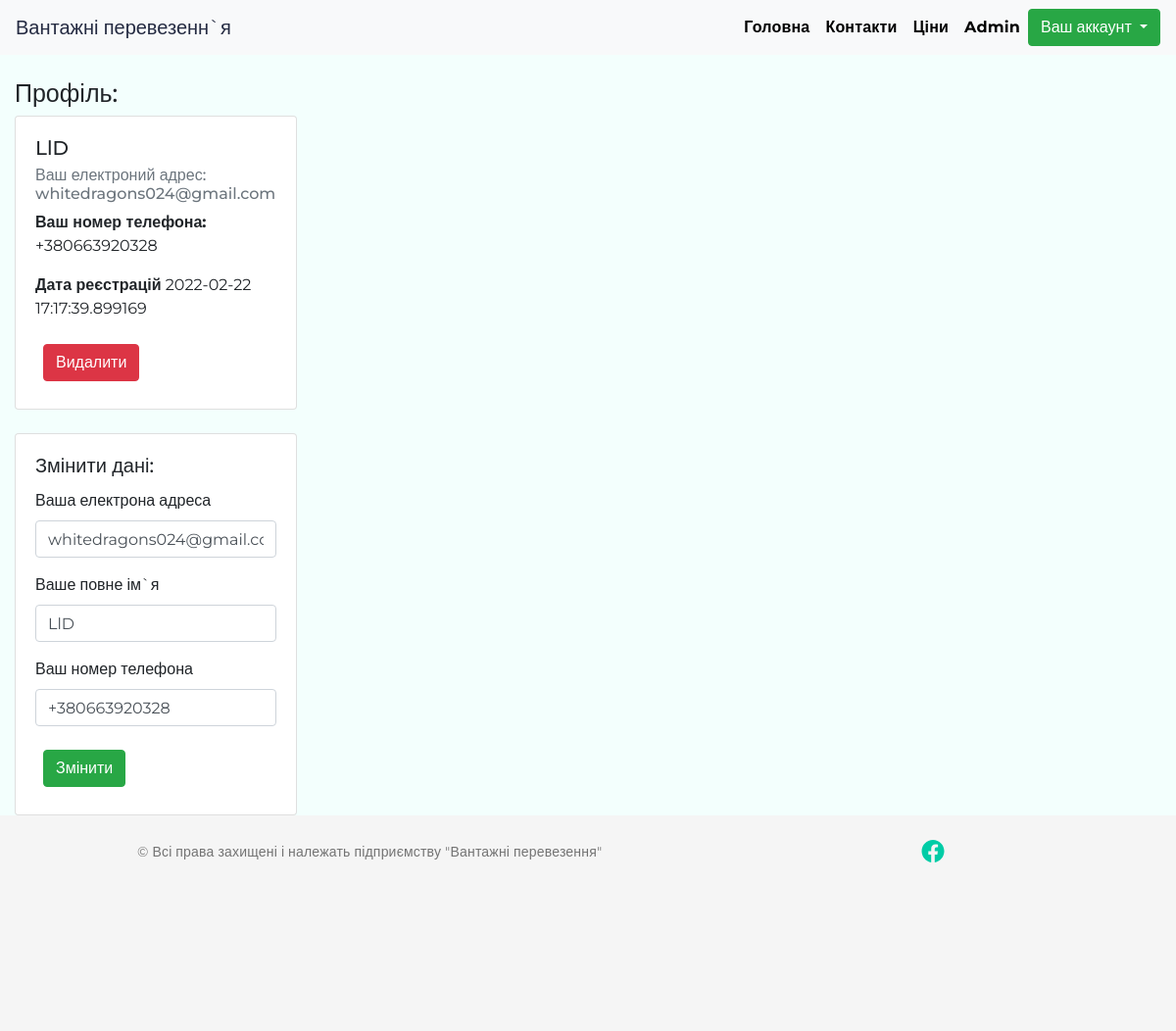
The page /dashboard (signed in) on the database as committed earlier.
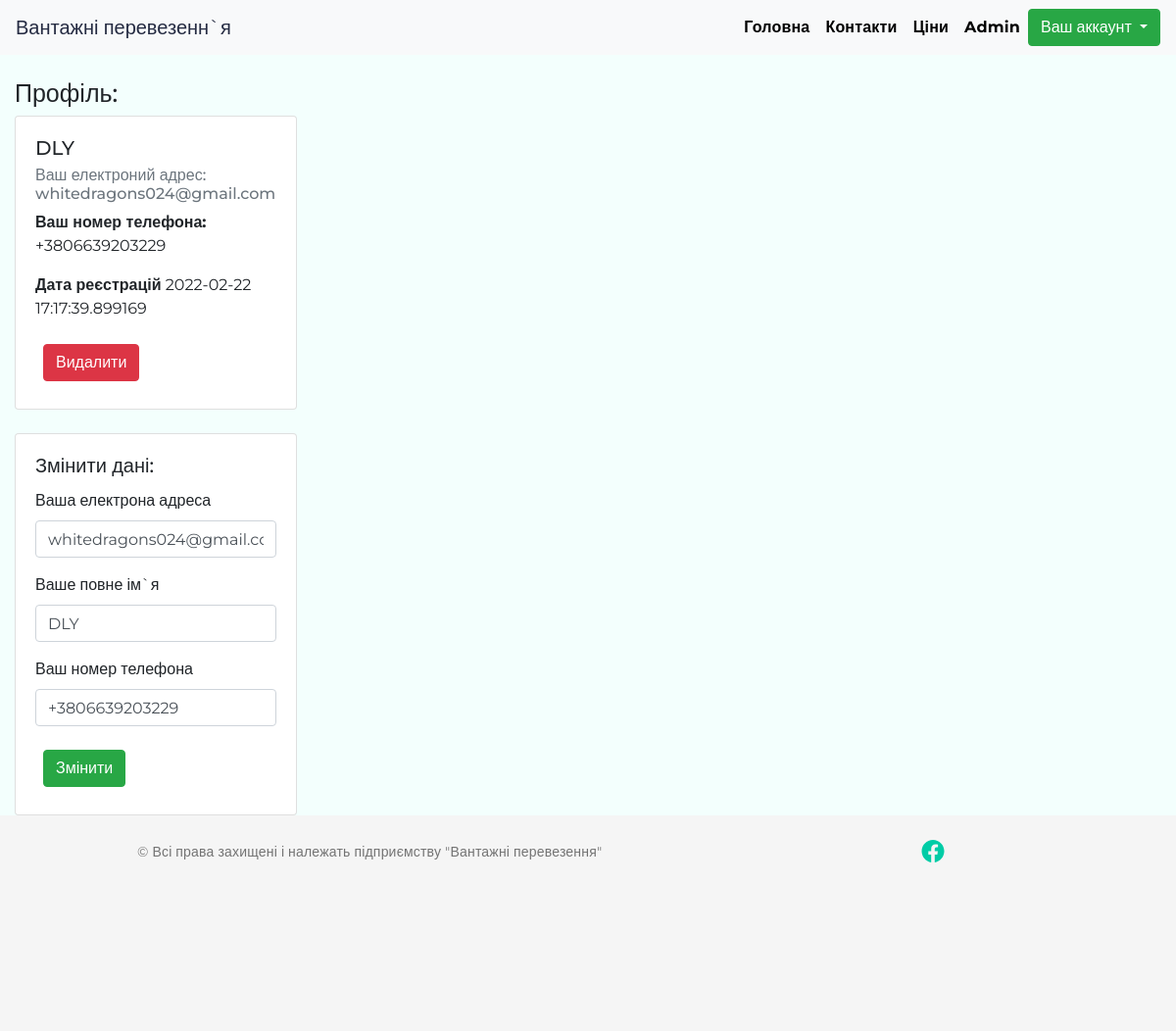
The same page on the database as committed later.
### app.py (models this page shows, shortened)
class Users(UserMixin,db.Model):
    id_users = db.Column(db.Integer, primary_key = True)
    pib = db.Column(db.String(255))
    email = db.Column(db.String(150), index = True, unique = True)
    phone_number = db.Column(db.String(15))
    password_hash = db.Column(db.String(128))
    ts_registry = db.Column(db.DateTime, default = datetime.utcnow())
    role = db.Column(db.String(50),default = "User")

### app.py (the view)
@app.route('/dashboard',methods = ['GET', 'POST'])
@login_required
def dashboard():
    form = UserUpdateForm()
    id = current_user.id_users
    usersupdate = Users.query.get_or_404(id)
    if request.method == "POST":
    	  usersupdate.pib = request.form['pib']
    	  usersupdate.email= request.form['email']
    	  usersupdate.phone_number= request.form['phone']
    	  try:
    	    db.session.commit()
    	    flash("Дані оновлено!")
    	    return render_template("dashboard.html",form = form,usersupdate = usersupdate,id = id)
    	  except(ValueError):
    	    flash("Помилка!")
    	    return render_template("dashboard.html",form = form,usersupdate = usersupdate,id = id)
    else:
        return render_template("dashboard.html",form = form,usersupdate = usersupdate,id=id)

### app.py (shortened to what this page needs)
class UserUpdateForm(FlaskForm):
    pib = StringField('Ваше повне ім`я')
    email = EmailField('Ваша електрона адреса',validators=[Email()])
    phone= StringField('Ваш номер телефона')

### app.py (called while the page is built)
@login.user_loader
def load_user(id_users):
    return Users.query.get(int(id_users))

### templates/dashboard.html (shortened to what this page needs)
{% extends "base.html" %}
{% import 'bootstrap/wtf.html' as wtf %}
{% block body %}
        <div class="container-fluid">
            <h1 class=" mt-4 ">Профіль:</h1>
         <div class="card mb-4" style="width: 18rem;">
  <div class="card-body">
    <h5 class="card-title">{{current_user.pib}}</h5>
    <h6 class="card-subtitle mb-2 text-muted">Ваш електроний адрес:  {{current_user.email}}</h6>
    <p class="card-text"><strong>Ваш номер телефона:</strong> {{current_user.phone_number}}</p>
        <p class="card-text"><strong>Дата реєстрацій</strong> {{current_user.ts_registry}}</p>
         <a href="{{url_for('delete',id = id)}}" class="btn btn-danger mx-2  my-2
">Видалити</a>
  </div>
</div>
        <div class="card mb-4" style="width: 18rem;">
  <div class="card-body">
    <h5 class="card-title">Змінити дані:</h5>
     <form method="post" action="/dashboard">
                {{wtf.form_field(form.email,value =usersupdate.email)}}
                {{wtf.form_field(form.pib,value =usersupdate.pib)}}
                {{wtf.form_field(form.phone,value =usersupdate.phone_number)}}
                <button type="submit" class="btn btn-success mx-2  my-2">Змінити</button>
            </form>
        </div>
        </div>
</div>
{% endblock %}

### templates/base.html (shortened to what this page needs)
<!doctype html>
<html lang="ru">
<head>
  <link rel="stylesheet" href="https://cdn.jsdelivr.net/npm/bootstrap@4.6.1/dist/css/bootstrap.min.css"
    as="style">
  <link rel="stylesheet" href="static/style.css">
</head>
<body>
  <nav class="navbar navbar-expand-lg navbar-light bg-light  ">
    <a class="navbar-brand" href="#">Вантажні перевезенн`я </a>
    <div class="collapse navbar-collapse  " id="navbarNav">
      <ul class="navbar-nav ml-auto">
        <li class="nav-item active">
          <a class="nav-link" href="{{ url_for('index')}}">Головна
          </a>
        </li>
        <li class="nav-item">
          <a class="nav-link" href="{{ url_for('contacts')}}">Контакти</a>
        </li>
        <li class="nav-item">
          <a class="nav-link" href="{{ url_for('price')}}">Ціни</a>
        </li>
        {% if current_user.role == "Admin" %}
        <li class="nav-item">
          <a class="nav-link" href="{{ url_for('admin.index')}}">Admin</a>
        </li>
        {% endif %}
        {% if current_user.is_anonymous %}
        <li class="nav-item">
          <a class="nav-link" href="{{ url_for('login')}}">Вхід</a>
        </li>
        <li class="nav-item">
          <a class="nav-link" href="{{ url_for('register')}}"> Реєстрація</a>
        </li>
        {% else %}
        <div class="dropdown">
  <button class="btn btn-success dropdown-toggle" type="button" data-toggle="dropdown">Ваш аккаунт
  </button>
</div>
        {% endif %}
    </div>
  </nav>
  <div class="wrapper ">
    {% block body %}{% endblock %}
  </div>
<div class="container-fluid">
  <div class="footer">
    <div class="conteiner">
      <div class="row justify-content-center">
        <div class="col-md-8 col-7">
          <p> © Всі права захищені і належать підприємству "Вантажні перевезення"</p>
        </div>
        <div class="col-md-2 col-5"> <a href=""><img src="static/img/facebook.svg" alt=""></a></div>
      </div>
    </div>
  </div>
</div>
</body>
</html>

### static/style.css (style rules this page uses)
* { padding: 0; margin: 0; }
html { position: relative; min-height: 100%; }
body { background-color: #F3FFFD; font-family: 'Montserrat', sans-serif; font-size: 16px; min-height: 100%; height: 100%; margin-bottom: 100px; }
.wrapper { min-height: 100%; }
.navbar { width: 100%; }
.navbar .nav-item a { font-size: 16px; font-weight: bold; line-height: 22px; letter-spacing: 0.2px; text-align: start; color: black !important; }
.navbar-light .navbar-brand { color: #252B42;; }
.footer { position: absolute; bottom: 0; left:0; width: 100%; height: 100px; background-color: #f5f5f5; padding-left: 15px; padding-right: 15px; }
.footer p { padding: 25px 25px; font-size: 14px; font-weight: normal; line-height: 24px; letter-spacing: 0.2px; color: #737373; }
.footer img { padding: 25px 25px; }
@media (max-width:1200px) { body { margin-bottom: 220px; } }
@media (max-width:1200px) { h1 { font-size: 25px; } }
@media (max-width:1200px) { .footer { height: 220px; } }

Rows that differ between the two databases and show on the page:
changed Users "whitedragons024@gmail.com": pib "LlD" → "DLY"; phone_number "+380663920328" → "+3806639203229"
Other text that changed with them:
form field phone: "+380663920328" → "+3806639203229"
